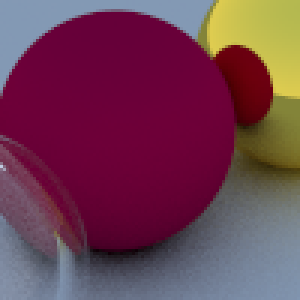
#> input picture images/antiAliasing/spp500.png, 100 x 100 px, found by its file name (shown 3 times larger)
$ python script.py
#> lines starting #> are read from the running program, lines starting #| are printed output that depends on the picture
from PIL import Image
img = Image.open("spp500.png")
#> img is the input picture: PIL image 100x100 RGBA; mean R, G, B, A 111.2, 59.8, 81.3, 255
img.resize((800, 800), Image.NEAREST).save("spp500-upscaled.png")
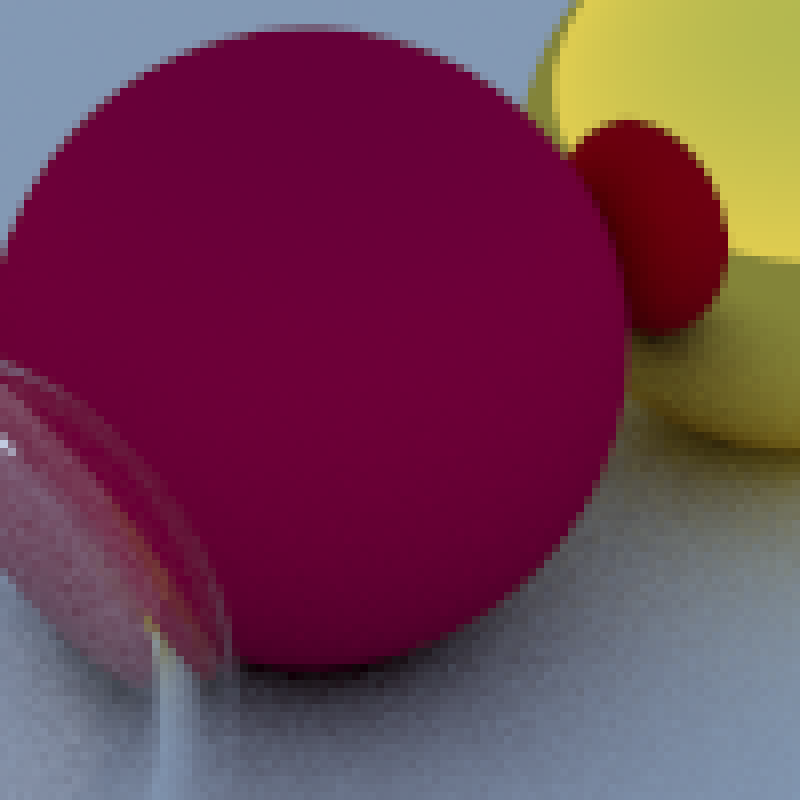
#> saved as spp500-upscaled.png: PIL image 800x800 RGBA; mean R, G, B, A 111.2, 59.8, 81.3, 255

$ run again, with images/antiAliasing/spp1.png copied over images/antiAliasing/spp500.png
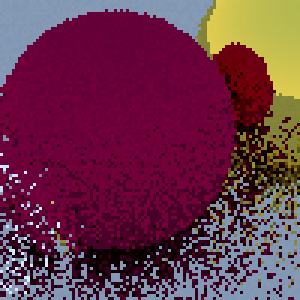
#> input picture images/antiAliasing/spp1.png, 100 x 100 px, found by its file name (shown 3 times larger)
#> img is the input picture: PIL image 100x100 RGBA; mean R, G, B, A 106.7, 48.6, 72.8, 255
#> `img.resize((800, 800), Image.NEAREST).save("spp500-upscaled.png")`:
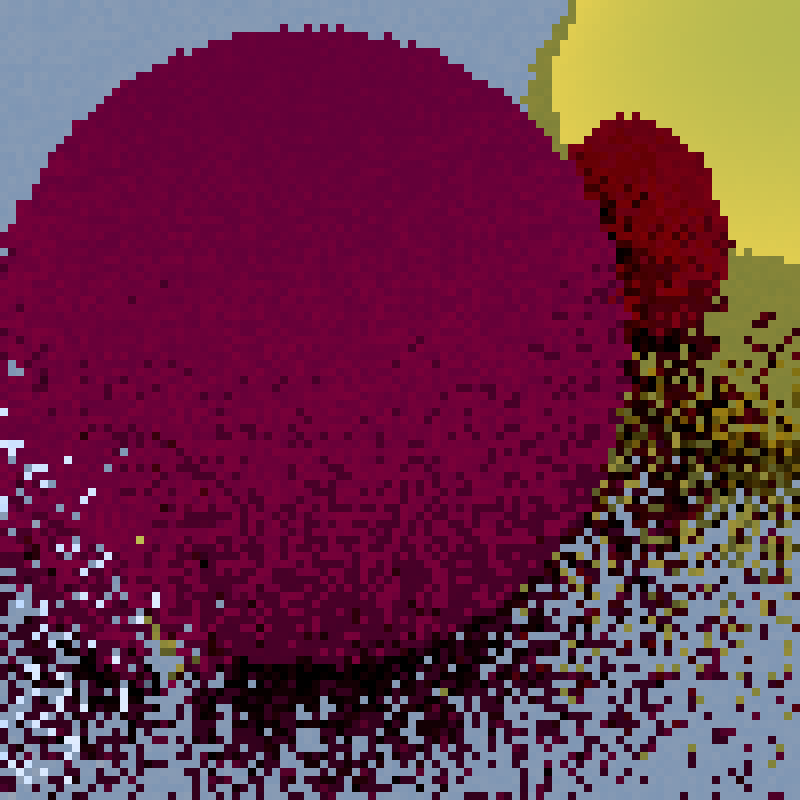
#> saved as spp500-upscaled.png: PIL image 800x800 RGBA; mean R, G, B, A 106.7, 48.6, 72.8, 255
